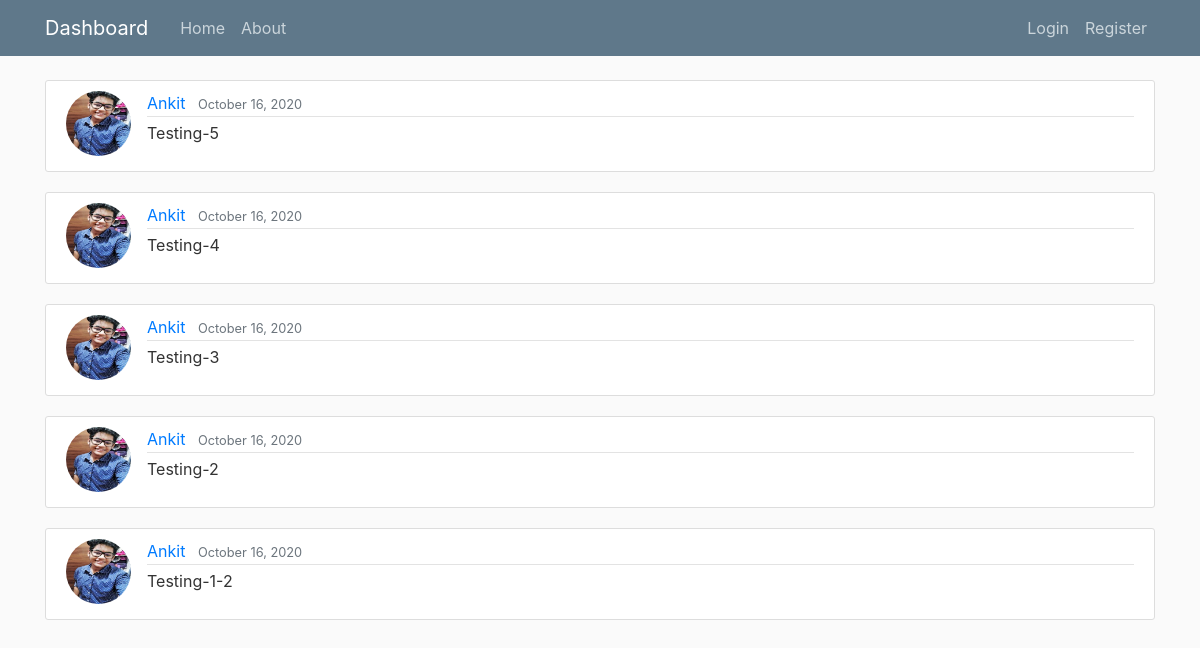
The page /company/Google on the database its author committed.
### TPO/models.py (models this page shows, shortened)
class Query(models.Model):
    content = models.TextField()
    date_posted = models.DateTimeField(default=timezone.now)
    student = models.ForeignKey(User, on_delete=models.CASCADE, blank= True, null=True)
    company = models.ForeignKey(Company, on_delete=models.CASCADE, blank= True, null=True)

### users/models.py (models this page shows, shortened)
class Profile(models.Model):
    user = models.OneToOneField(User , on_delete = models.CASCADE)
    year = (('FE','First Year'),('SE','Second Year'),('TE','Third Year'),('BE','Final Year'))
    branch = (('CS','Computer Science'),('IT','Information Technology'),('EXTC','Electronics and Telecommunication'),('ETRX','Electronics'))
    skills = (
        ('PYTHON DEV','Python Dev'),
        ('JAVA DEV','Java Dev'),
        ('FRONTEND DEV','Frontend Dev'),
        ('BACKEND DEV','Backend Dev'),
        ('FULLSTACK DEV','Fullstack Dev'),
        ('DATA SCIENTIST','Data Scientist')
    )
    FirstName = models.CharField(max_length = 100, default="")
    LastName = models.CharField(max_length=100,default="")
    Contact = models.DecimalField(decimal_places = 0 ,max_digits=10,default=0)
    CollegeName = models.CharField(max_length = 100,default="")
    CollegeID = models.DecimalField(decimal_places = 0 ,max_digits=10,default=0)
    Year = models.CharField(max_length=10, choices = year,default="FE" )
    Branch = models.CharField(max_length=10, choices = branch,default="CS" )
    CGPA = models.DecimalField(decimal_places=2, default=8, max_digits=4)
    Skills = models.CharField(max_length=20, choices = skills,default="JAVA DEV" )
    image = models.ImageField(default = 'default.jpg', upload_to = 'profilepics')
    Resume = models.FileField(default = 'Sample.pdf', upload_to = 'Resume')

### TPO/views.py (the view)
# urls.py: path('company/<str:title>', CompanyQueryListView.as_view() , name = 'company-queries'),
class CompanyQueryListView(ListView):
    model = Query
    template_name = 'TPO/company_queries.html' #<app><model>_<viewtype>.html
    context_object_name = 'queries'
    paginate_by = 5
    def get_queryset(self):
        company = get_object_or_404(Company, title = self.kwargs.get('title'))
        return Query.objects.filter(company=company).order_by('-date_posted')

### TPO/templates/TPO/company_queries.html (shortened to what this page needs)
{% extends 'TPO/base.html'%}
{% block content %}
  {% for query in queries%}
    <article class="media content-section">
    <img class = "rounded-circle article-img" src = "{{ query.student.profile.image.url }}"">
      <div class="media-body">
        <div class="article-metadata">
          <a class="mr-2" href="">{{ query.student }}</a>
          <small class="text-muted">{{ query.date_posted|date:"F d, Y" }}</small>
        </div>
        <p class="article-content">{{ query.content }}</p>
      </div>
    </article>
  {% endfor %}
{% endblock content %}

### TPO/static/TPO/main.css (style rules this page uses)
body { background: #fafafa; color: #333333; margin-top: 5rem; }
.content-section { background: #ffffff; padding: 10px 20px; border: 1px solid #dddddd; border-radius: 3px; margin-bottom: 20px; }
.article-content { white-space: pre-line; }
.article-img { height: 65px; width: 65px; margin-right: 16px; }
.article-metadata { padding-bottom: 1px; margin-bottom: 4px; border-bottom: 1px solid #e3e3e3 }

### rows shown on the page
Query: student.profile.image (picture), student "Ankit", date_posted "October 16, 2020", content "Testing-5"
Query: student.profile.image (picture), student "Ankit", date_posted "October 16, 2020", content "Testing-4"
Query: student.profile.image (picture), student "Ankit", date_posted "October 16, 2020", content "Testing-3"
Query: student.profile.image (picture), student "Ankit", date_posted "October 16, 2020", content "Testing-2"
Query: student.profile.image (picture), student "Ankit", date_posted "October 16, 2020", content "Testing-1-2"
